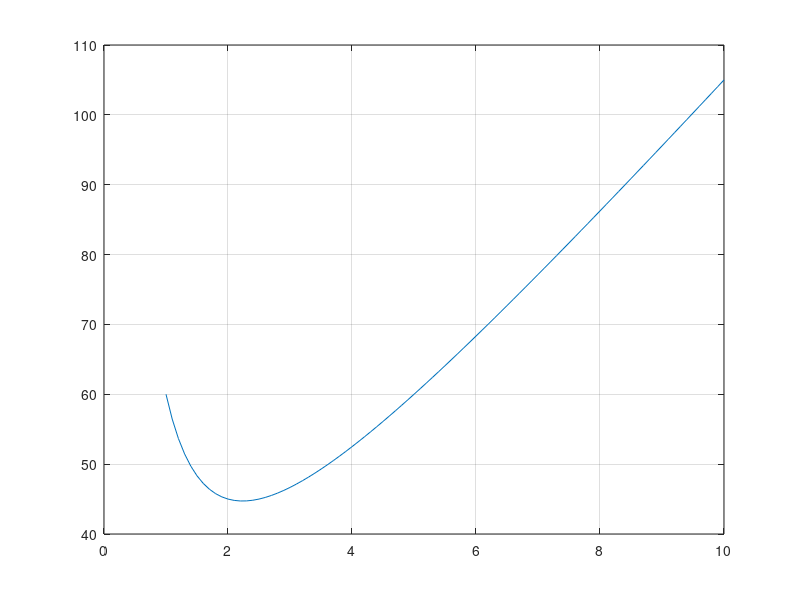

MATLAB code for this plot:
%T = 3 %semana
D = 400 %kg/semana
CT = 0 %

h = 0.70 %Bs/(unidad.año)
i = 0.19 %Bs/(Bs.unidad)
C = 10 %Bs/unidad
Cp = h + i*C %Bs/(unidad.año)
Cp = Cp/52 %Bs/(unidad.semana)
r = Cp/C
Co = 50 %Bs/orden

T = [1:0.1:10];%semana
CT = Co*(1./T) + Cp*(T*D)/2; %Bs/año
plot(T,CT)
%axis([1,10,2000,16000]) 
grid

CTmin = min(CT) %Bs/semana
